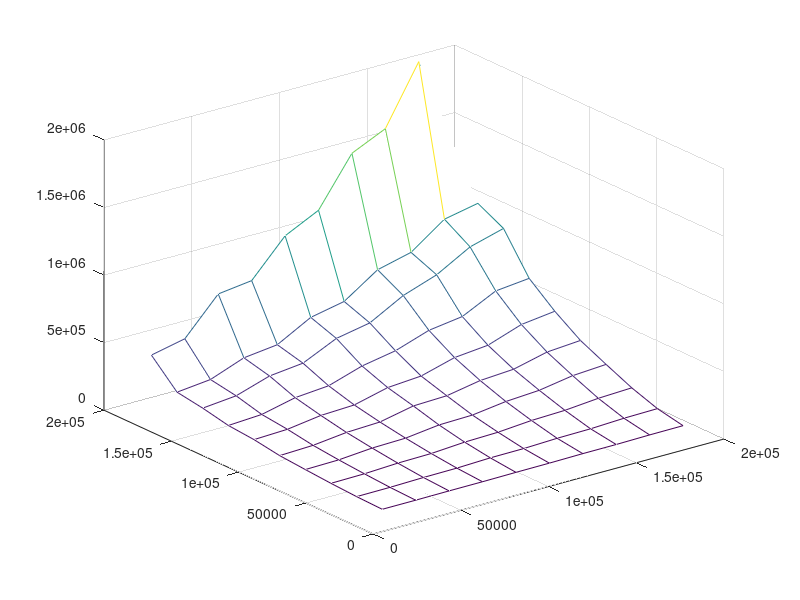

This figure's MATLAB source:
xx = [193647,174592,155537,136482,117427,98372,79317,60262,41207,22152,;193648,174593,155538,136483,117428,98373,79318,60263,41208,22153,;193649,174594,155539,136484,117429,98374,79319,60264,41209,22154,;193650,174595,155540,136485,117430,98375,79320,60265,41210,22155,;193651,174596,155541,136486,117431,98376,79321,60266,41211,22156,;193652,174597,155542,136487,117432,98377,79322,60267,41212,22157,;193653,174598,155543,136488,117433,98378,79323,60268,41213,22158,;193654,174599,155544,136489,117434,98379,79324,60269,41214,22159,;193655,174600,155545,136490,117435,98380,79325,60270,41215,22160,;193656,174601,155546,136491,117436,98381,79326,60271,41216,22161,;]
yy = [193657,193656,193655,193654,193653,193652,193651,193650,193649,193648,;174602,174601,174600,174599,174598,174597,174596,174595,174594,174593,;155547,155546,155545,155544,155543,155542,155541,155540,155539,155538,;136492,136491,136490,136489,136488,136487,136486,136485,136484,136483,;117437,117436,117435,117434,117433,117432,117431,117430,117429,117428,;98382,98381,98380,98379,98378,98377,98376,98375,98374,98373,;79327,79326,79325,79324,79323,79322,79321,79320,79319,79318,;60272,60271,60270,60269,60268,60267,60266,60265,60264,60263,;41217,41216,41215,41214,41213,41212,41211,41210,41209,41208,;22162,22161,22160,22159,22158,22157,22156,22155,22154,22153,;]
zz = [1.06153e+06,1.9952e+06,1.56603e+06,1.45106e+06,1.09617e+06,973942,709449,677790,413035,359298,;966928,916377,737916,676212,508527,457681,322296,292479,198765,172120,;868413,798835,659203,572788,437064,389267,273092,245209,165505,141247,;586234,560017,437560,402421,318245,272599,193107,172084,114810,100166,;429968,398931,312546,288036,218538,199957,138422,127708,92305.1,82780.7,;301208,282322,222172,205435,159862,151406,99507.3,89316,60773.4,51686.9,;211296,194970,153555,137467,104259,98011.4,67260.3,60980.5,40489.7,35746.6,;125168,114596,92528.7,84430.8,64492.4,58120.1,40830.7,36680,24674.6,21129.1,;58436.1,54266.4,43187.6,39894.6,30797,29028.9,20101.1,17650.7,11720.1,10052.7,;19591.8,18151.5,14239.4,13625.1,10284.2,9006.18,6491.74,5762.02,3885.88,3563.39,;]
mesh(xx,yy,zz)